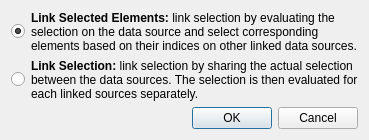
<?xml version="1.0" encoding="UTF-8"?>
<ui version="4.0">
 <class>SelectionLinkDialog</class>
 <widget class="QDialog" name="SelectionLinkDialog">
  <property name="windowTitle">
   <string>Selection Link Mode</string>
  </property>
  <layout class="QGridLayout" name="gridLayout">
   <item row="0" column="0">
    <widget class="QRadioButton" name="convertToIndicesRadioButton">
     <property name="checked">
      <bool>true</bool>
     </property>
    </widget>
   </item>
   <item row="0" column="1">
    <widget class="QLabel" name="convertToIndicesLabel">
     <property name="text">
      <string>&lt;b&gt;Link Selected Elements:&lt;/b&gt; link selection by evaluating the&lt;br/&gt;selection on the data source and select corresponding&lt;br/&gt;elements based on their indices on other linked data sources.</string>
     </property>
     <property name="textFormat">
      <enum>Qt::RichText</enum>
     </property>
     <property name="wordWrap">
      <bool>false</bool>
     </property>
    </widget>
   </item>
   <item row="1" column="0">
    <widget class="QRadioButton" name="selectionSharingRadioButton">
    </widget>
   </item>
   <item row="1" column="1">
    <widget class="QLabel" name="selectionSharingLabel">
     <property name="text">
      <string>&lt;b&gt;Link Selection:&lt;/b&gt; link selection by sharing the actual selection&lt;br/&gt;between the data sources. The selection is then evaluated for&lt;br/&gt;each linked sources separately.</string>
     </property>
     <property name="textFormat">
      <enum>Qt::RichText</enum>
     </property>
     <property name="wordWrap">
      <bool>false</bool>
     </property>
    </widget>
   </item>
   <item row="2" column="0" colspan="2">
    <widget class="QDialogButtonBox" name="buttonBox">
     <property name="standardButtons">
      <set>QDialogButtonBox::Cancel|QDialogButtonBox::Ok</set>
     </property>
    </widget>
   </item>
  </layout>
 </widget>
 <connections>
  <connection>
   <sender>buttonBox</sender>
   <signal>accepted()</signal>
   <receiver>SelectionLinkDialog</receiver>
   <slot>accept()</slot>
  </connection>
  <connection>
   <sender>buttonBox</sender>
   <signal>rejected()</signal>
   <receiver>SelectionLinkDialog</receiver>
   <slot>reject()</slot>
  </connection>
 </connections>
</ui>
